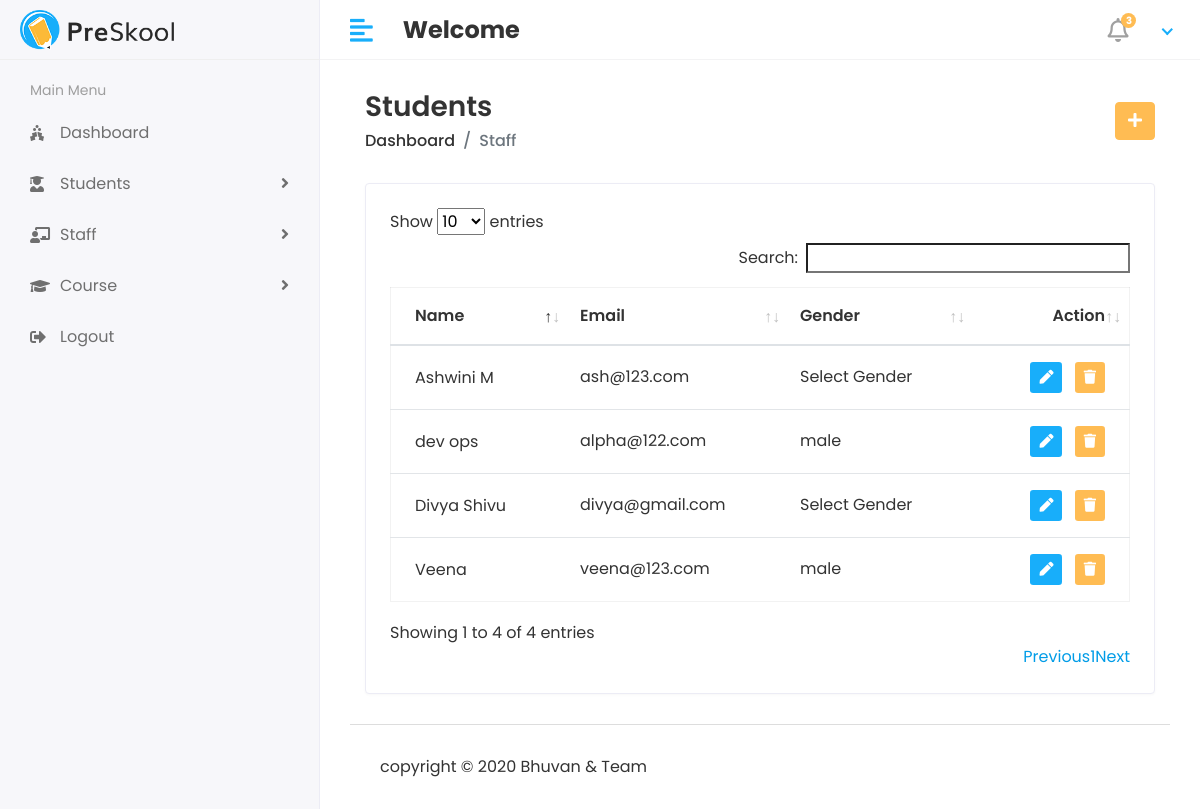
/Hod/staff/view, run on the app's committed database.
### app/models.py (models this page shows, shortened)
class Staff(models.Model):
    admin = models.OneToOneField(CustomUser, on_delete=models.CASCADE)
    gender = models.CharField(max_length=100)

class CustomUser(AbstractUser):
    USER = (
        (1, 'HOD'),
        (2, 'STAFF'),
        (3, 'STUDENT'),
    )
    user_type = models.CharField(choices=USER, max_length=50, default=1)

### sms/hod_views.py (the view)
# urls.py: path('Hod/staff/view', hod_views.VIEW_STAFF, name='view_staff'),
def VIEW_STAFF(request):
    staff = Staff.objects.all()
    context = {
        'staff': staff,
    }
    return render(request, 'hod/view_staff.html', context)

### templates/hod/view_staff.html (shortened to what this page needs)
{% extends 'base.html' %} {% block content %}
<div class="content container-fluid">
  <div class="page-header">
    <div class="row align-items-center">
      <div class="col">
        <h3 class="page-title">Students</h3>
        <ul class="breadcrumb">
          <li class="breadcrumb-item">
            <a href="{% url 'Hod_home'%}">Dashboard</a>
          </li>
          <li class="breadcrumb-item active">Staff</li>
        </ul>
      </div>
      <div class="col-auto text-right float-right ml-auto">
        <a href="{% url 'add_staff'%}" class="btn btn-primary"
          ><i class="fas fa-plus"></i
        ></a>
      </div>
    </div>
  </div>
  <div class="row">
    <div class="col-sm-12">
      <div class="card card-table">
        <div class="card-body">
          <div class="table-responsive">
            <table id="table_id" class="table table-hover table-center mb-0">
              <thead>
                <tr>
                  <th>Name</th>
                  <th>Email</th>
                  <th>Gender</th>
                  <th class="text-right">Action</th>
                </tr>
              </thead>
              <tbody>
                {% for i in staff %}
                <tr>
                  <td>
                    <h2 class="table-avatar">
                      <a href="student-details.html"
                        >{{i.admin.first_name}} {{i.admin.last_name}}</a
                      >
                    </h2>
                  </td>
                  <td>{{i.admin.email}}</td>
                  <td>{{i.gender}}</td>
                  <td class="text-right">
                    <div class="actions">
                      <a
                        href="{% url 'edit_staff' i.id %}"
                        class="btn btn-sm bg-success-light mr-2"
                      >
                        <i class="fas fa-pen"></i>
                      </a>
                      <a
                        href="{% url 'delete_staff' i.admin.id %}"
                        class="btn btn-sm bg-danger-light"
                      >
                        <i class="fas fa-trash"></i>
                      </a>
                    </div>
                  </td>
                </tr>
                {% endfor %}
              </tbody>
            </table>
          </div>
        </div>
      </div>
    </div>
  </div>
</div>
{% endblock %}

### templates/base.html (shortened to what this page needs)
<!DOCTYPE html>
<html lang="en">
  {% load static %}
  <head>
    <link
      rel="stylesheet"
      href="{% static 'assets/plugins/bootstrap/css/bootstrap.min.css' %}"
    />
    <link
      rel="stylesheet"
      href="{% static 'assets/plugins/fontawesome/css/fontawesome.min.css' %}"
    />
    <link
      rel="stylesheet"
      href="{% static 'assets/plugins/fontawesome/css/all.min.css' %}"
    />
    <link rel="stylesheet" href="{% static 'assets/css/style.css' %}" />
  </head>
  <body>
    <div class="main-wrapper">
      {% include 'includes/header.html'%}
      {% include 'includes/sidebar.html'%}
      <div class="page-wrapper">
        <div class="content container-fluid">
          {% block content %} {% endblock %} {% include 'includes/footer.html'%}
        </div>
      </div>
    </div>
    <link
      rel="stylesheet"
      href="{% static 'assets/plugins/datatables/datatables.min.css' %}"
    />
  </body>
</html>

### templates/includes/header.html (shortened to what this page needs)
{% load static %}
<div class="header">
  <div class="header-left">
    <a href="index.html" class="logo">
      <img src="{% static 'assets/img/logo.png' alt='logo' %}" />
    </a>
  </div>
  <a href="javascript:void(0);" id="toggle_btn">
    <i class="fas fa-align-left"></i>
  </a>
  <div class="top-nav-search mt-3">
    <h4>
      <strong>Welcome</strong>&nbsp;
    </h4>
  </div>
  <ul class="nav user-menu">
    <li class="nav-item dropdown noti-dropdown">
      <a href="#" class="dropdown-toggle nav-link" data-toggle="dropdown">
        <i class="far fa-bell"></i>
        <span class="badge badge-pill">3</span>
      </a>
    </li>
    <li class="nav-item dropdown has-arrow">
      <a href="#" class="dropdown-toggle nav-link" data-toggle="dropdown">
      </a>
    </li>
  </ul>
</div>

### templates/includes/sidebar.html (shortened to what this page needs)
{% load active_link_tags %} {% load static %}
<div class="sidebar" id="sidebar">
  <div class="sidebar-inner slimscroll">
    <div id="sidebar-menu" class="sidebar-menu">
      <ul>
        <li class="menu-title">
          <span>Main Menu</span>
        </li>
        <li class="{% active_link 'Hod_home' 'active' %}">
          <a href="{% url 'Hod_home' %}"
            ><i class="fas fa-holly-berry"></i> <span>Dashboard</span></a
          >
        </li>
        <li
          class="submenu {% active_link 'add_student' 'active' %}{% active_link 'view_student' 'active' %}"
        >
          <a href="#"
            ><i class="fas fa-user-graduate"></i> <span> Students</span>
            <span class="menu-arrow"></span
          ></a>
        </li>
        <li
          class="submenu {% active_link 'add_staff' 'active' %}{% active_link 'view_staff' 'active' %}"
        >
          <a href="#"
            ><i class="fas fa-chalkboard-teacher"></i> <span> Staff</span>
            <span class="menu-arrow"></span
          ></a>
        </li>
        <li
          class="submenu {% active_link 'add_course' 'active' %}{% active_link 'view_course' 'active' %}"
        >
          <a href="#"
            ><i class="fas fa-graduation-cap"></i> <span> Course</span>
            <span class="menu-arrow"></span
          ></a>
        </li>
        <li>
          <a href="{% url 'Logout'%}"
            ><i class="fa fa-sign-out-alt"></i> <span>Logout</span></a
          >
        </li>
      </ul>
    </div>
  </div>
</div>

### templates/includes/footer.html
<footer>
  <p>copyright © 2020 Bhuvan & Team</p>
</footer>

### data on the page
Staff: admin.first_name "Divya", admin.last_name "Shivu", admin.email "divya@gmail.com", gender "Select Gender"
Staff: admin.first_name "Ashwini", admin.last_name "M", admin.email "ash@123.com", gender "Select Gender"
Staff: admin.first_name "Veena", admin.email "veena@123.com", gender "male"
Staff: admin.first_name "dev", admin.last_name "ops", admin.email "alpha@122.com", gender "male"
